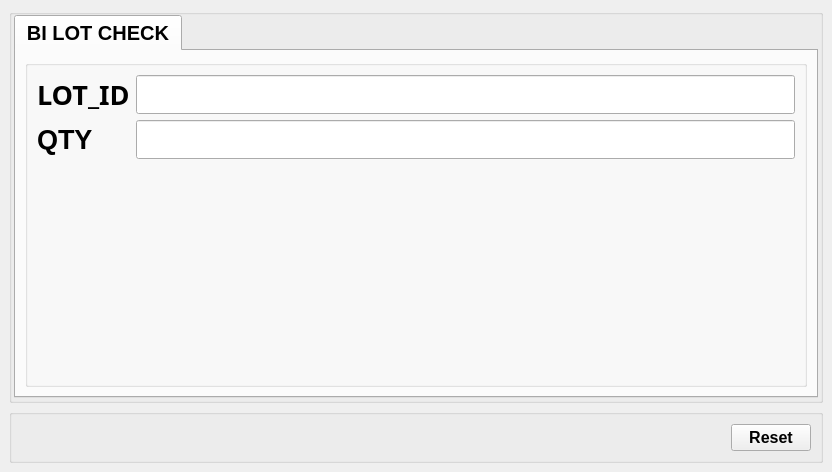
<?xml version="1.0" encoding="UTF-8"?>
<ui version="4.0">
 <class>MainWindow</class>
 <widget class="QMainWindow" name="MainWindow">
  <property name="geometry">
   <rect>
    <x>0</x>
    <y>0</y>
    <width>832</width>
    <height>472</height>
   </rect>
  </property>
  <property name="windowTitle">
   <string>BI UI</string>
  </property>
  <widget class="QWidget" name="centralwidget">
   <layout class="QVBoxLayout" name="verticalLayout">
    <item>
     <widget class="QGroupBox" name="groupBox_2">
      <property name="title">
       <string/>
      </property>
      <property name="alignment">
       <set>Qt::AlignLeading|Qt::AlignLeft|Qt::AlignTop</set>
      </property>
      <property name="flat">
       <bool>false</bool>
      </property>
      <layout class="QVBoxLayout" name="verticalLayout_2">
       <property name="spacing">
        <number>2</number>
       </property>
       <property name="leftMargin">
        <number>2</number>
       </property>
       <property name="topMargin">
        <number>0</number>
       </property>
       <property name="rightMargin">
        <number>2</number>
       </property>
       <property name="bottomMargin">
        <number>2</number>
       </property>
       <item>
        <widget class="QTabWidget" name="tabWidget">
         <property name="font">
          <font>
           <pointsize>15</pointsize>
           <weight>75</weight>
           <bold>true</bold>
          </font>
         </property>
         <property name="currentIndex">
          <number>0</number>
         </property>
         <property name="iconSize">
          <size>
           <width>16</width>
           <height>16</height>
          </size>
         </property>
         <widget class="QWidget" name="tab_3">
          <attribute name="title">
           <string>BI LOT CHECK</string>
          </attribute>
          <layout class="QVBoxLayout" name="verticalLayout_5">
           <item>
            <widget class="QGroupBox" name="groupBox_10">
             <property name="enabled">
              <bool>true</bool>
             </property>
             <property name="sizePolicy">
              <sizepolicy hsizetype="Preferred" vsizetype="Preferred">
               <horstretch>0</horstretch>
               <verstretch>0</verstretch>
              </sizepolicy>
             </property>
             <property name="maximumSize">
              <size>
               <width>2000000</width>
               <height>2000000</height>
              </size>
             </property>
             <layout class="QGridLayout" name="gridLayout_7">
              <item row="6" column="1">
               <widget class="QLineEdit" name="ed_lot">
                <property name="enabled">
                 <bool>true</bool>
                </property>
                <property name="font">
                 <font>
                  <pointsize>20</pointsize>
                  <weight>75</weight>
                  <bold>true</bold>
                 </font>
                </property>
               </widget>
              </item>
              <item row="6" column="0">
               <widget class="QLabel" name="label_17">
                <property name="font">
                 <font>
                  <family>굴림</family>
                  <pointsize>20</pointsize>
                  <weight>75</weight>
                  <bold>true</bold>
                 </font>
                </property>
                <property name="text">
                 <string>LOT_ID</string>
                </property>
               </widget>
              </item>
              <item row="9" column="1">
               <widget class="QLineEdit" name="ed_qty">
                <property name="enabled">
                 <bool>true</bool>
                </property>
                <property name="font">
                 <font>
                  <pointsize>20</pointsize>
                  <weight>75</weight>
                  <bold>true</bold>
                 </font>
                </property>
               </widget>
              </item>
              <item row="9" column="0">
               <widget class="QLabel" name="label_22">
                <property name="font">
                 <font>
                  <pointsize>20</pointsize>
                  <weight>75</weight>
                  <bold>true</bold>
                 </font>
                </property>
                <property name="text">
                 <string>QTY</string>
                </property>
               </widget>
              </item>
              <item row="10" column="1">
               <spacer name="verticalSpacer">
                <property name="orientation">
                 <enum>Qt::Vertical</enum>
                </property>
                <property name="sizeHint" stdset="0">
                 <size>
                  <width>20</width>
                  <height>40</height>
                 </size>
                </property>
               </spacer>
              </item>
             </layout>
            </widget>
           </item>
          </layout>
         </widget>
        </widget>
       </item>
      </layout>
     </widget>
    </item>
    <item>
     <widget class="QGroupBox" name="groupBox_6">
      <property name="title">
       <string/>
      </property>
      <layout class="QGridLayout" name="gridLayout_4">
       <item row="0" column="0">
        <spacer name="horizontalSpacer">
         <property name="orientation">
          <enum>Qt::Horizontal</enum>
         </property>
         <property name="sizeHint" stdset="0">
          <size>
           <width>40</width>
           <height>20</height>
          </size>
         </property>
        </spacer>
       </item>
       <item row="0" column="1">
        <widget class="QPushButton" name="bt_reset">
         <property name="font">
          <font>
           <pointsize>12</pointsize>
           <weight>75</weight>
           <bold>true</bold>
          </font>
         </property>
         <property name="text">
          <string>Reset</string>
         </property>
        </widget>
       </item>
      </layout>
     </widget>
    </item>
   </layout>
  </widget>
 </widget>
 <resources/>
 <connections/>
</ui>
